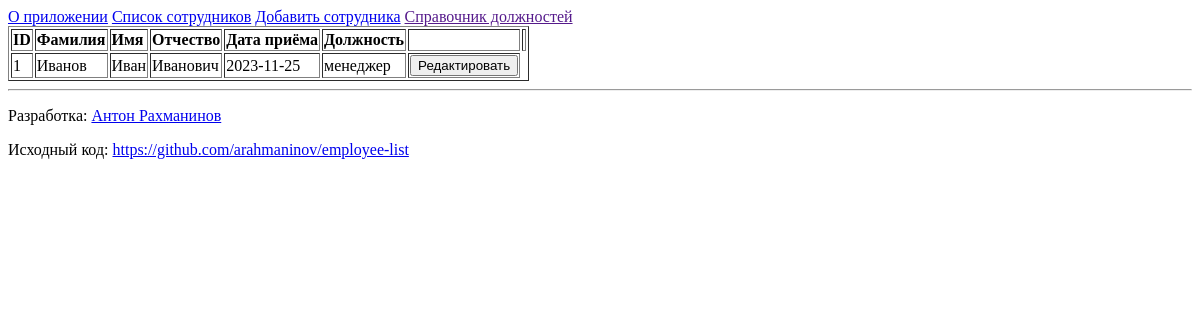
Page /employees on the earlier database version.
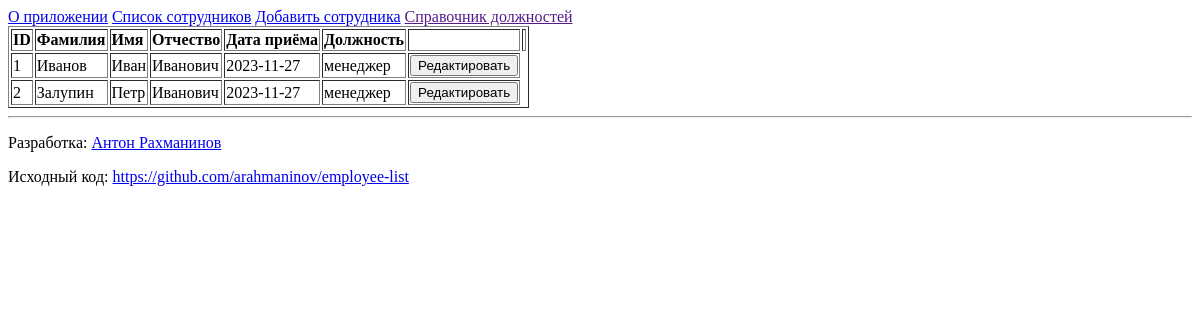
Same page on the later database version.
### tables this page shows
CREATE TABLE employee (lastname TEXT, name TEXT, surname TEXT, date TEXT, position TEXT NOT NULL, FOREIGN KEY (position) REFERENCES position (title));

### app.py (the view)
@app.route("/employees")
def show_employees():
    con = sqlite3.connect("database.db")
    con.row_factory = sqlite3.Row
    cur = con.cursor()
    cur.execute("SELECT rowid, * FROM employee")
    rows = cur.fetchall()
    con.close()
    return render_template("employees.html", rows=rows)

### templates/employees.html (shortened to what this page needs)
{% extends "layout.html" %}
{% block content %}
<table border="1px">
	<thead>
		<td><strong>ID</strong></td>
		<td><strong>Фамилия</strong></td>
		<td><strong>Имя</strong></td>
		<td><strong>Отчество</strong></td>
		<td><strong>Дата приёма</strong></td>
		<td><strong>Должность</strong></td>
		<td></td>
		<td></td>
	</thead>
	{% for row in rows %}
	<tr>
		<td>{{ row["rowid"] }}</td>
		<td>{{ row["lastname"] }}</td>
		<td>{{ row["name"] }}</td>
		<td>{{ row["surname"] }}</td>
		<td>{{ row["date"] }}</td>
		<td>{{ row["position"] }}</td>
		<td><form action="{{ url_for('edit_employee') }}" method="POST"><input type="hidden" name="id" value="{{ row['rowid'] }}"><input type="submit" value="Редактировать"></form></td>
	</tr>
	{% endfor %}
</table>
{% endblock %}

### templates/layout.html (shortened to what this page needs)
<!DOCTYPE html>
<html lang="ru">
	<head>
	</head>
	<body>
		<div>
			<a href="{{ url_for('home') }}">О приложении</a>
			<a href="{{ url_for('show_employees') }}">Список сотрудников</a>
			<a href="{{ url_for('new_employee') }}">Добавить сотрудника</a>
			<a href="">Справочник должностей</a>
		</div>
		<div>
			{% block content %}
			{% endblock %}
			<hr/>
			<footer>
				<p>Разработка: <a href="https://github.com/arahmaninov">Антон Рахманинов</a></p>
				<p>Исходный код: <a href="https://github.com/arahmaninov/employee-list">https://github.com/arahmaninov/employee-list</a></p>
			</footer>
		</div>
	</body>
</html>

Differences in the rows shown:
changed employee "Иванов": date "2023-11-25" → "2023-11-27"
added employee: rowid "2", lastname "Залупин", name "Петр", surname "Иванович", date "2023-11-27", position "менеджер"
